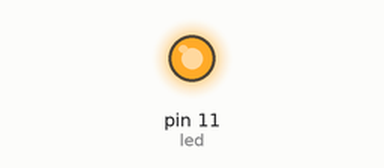
Simulated run of this sketch. Board: Arduino Uno, built with avr-gcc and run on an emulated ATmega328P. On the bench: output pins drawn as LEDs (lit = HIGH).

Above: at 0.1 s.
Timing chart, 0 to 1.6 s (numbered marks = the images above):
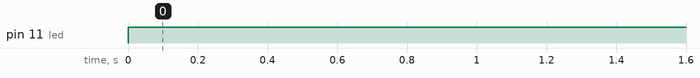

Measured:
- by itself, pin 11 (led): LOW → HIGH at 0.00 s

The sketch:

sketch_feb26a.ino
```cpp
short int led = 11;
int x=0;
void setup() {
  // put your setup code here, to run once:
  pinMode(led,OUTPUT);
  pinMode(7,INPUT);

}

void loop() {
  // put your main code here, to run repeatedly:
  digitalWrite(led,HIGH);
  delay(500);


}
```
